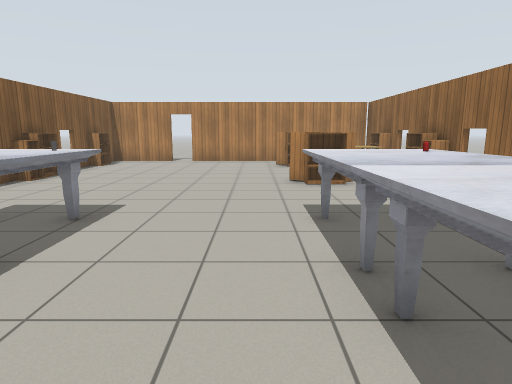
view 1 (above)

14 first-person views from a walk through a world built for the Gazebo simulator. The camera is 1.2 m above the floor, tilts 10° down and sees 75° across. Floor lines are 1 m apart. The floor is counted in squares, 1 m on a side. Each view is taken from the middle of a square. On the plan, view 1 faces up. The plan holds only what a view shows up to about 14 squares ahead; the rest is blank. Robots are left out. Gazebo's built-in surfaces are drawn with simple patterns. Simple shapes stand in for some stock models.

view 2
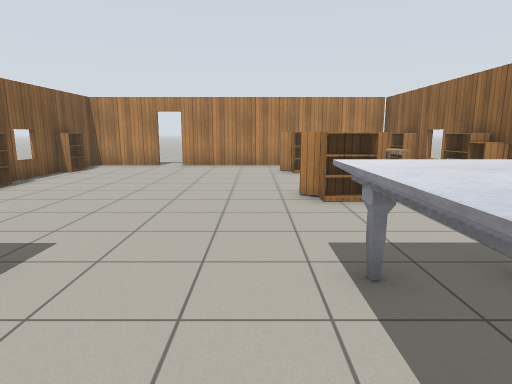

view 3
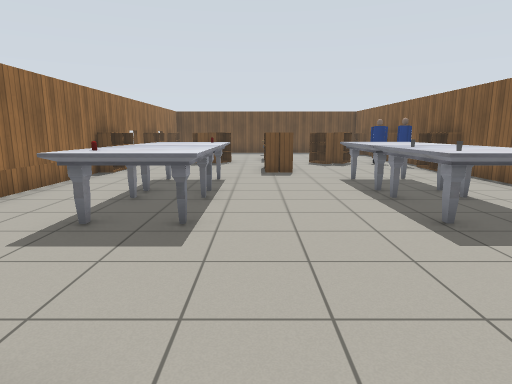

view 4
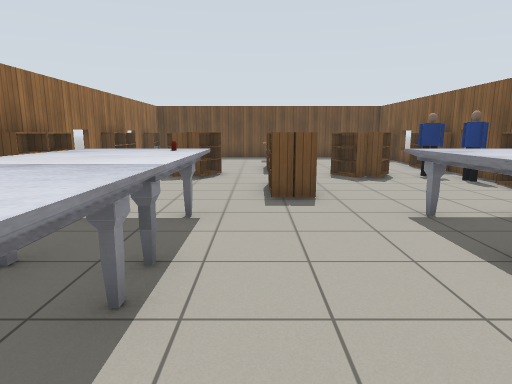

view 5
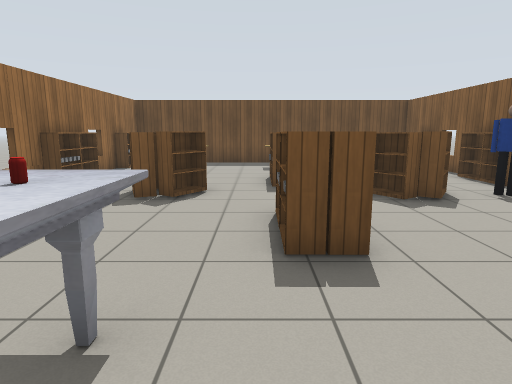

view 6
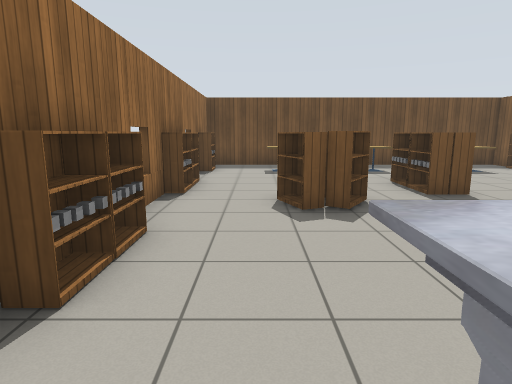

view 7
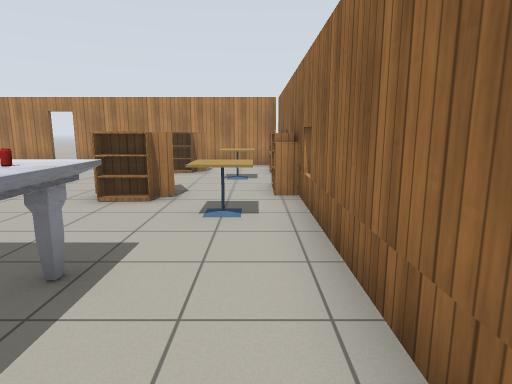

view 8
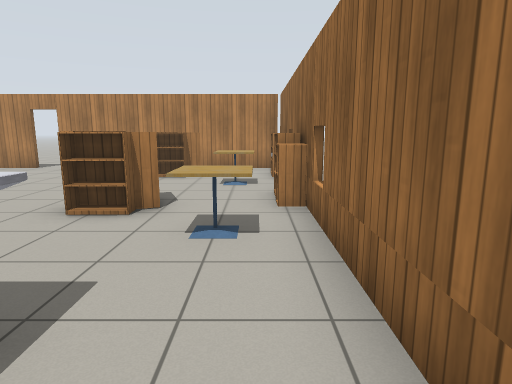

view 9
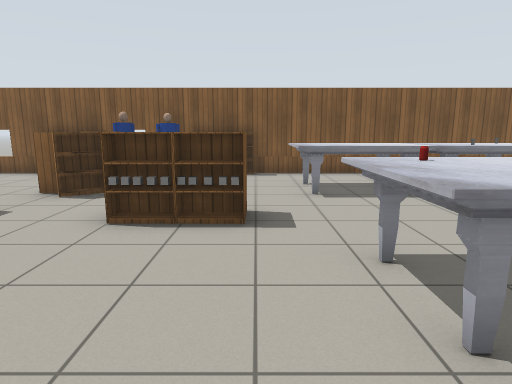

view 10
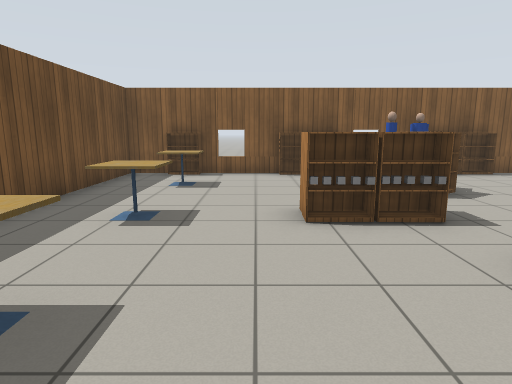

view 11
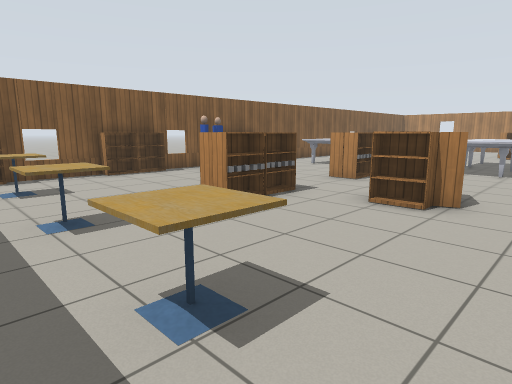

view 12
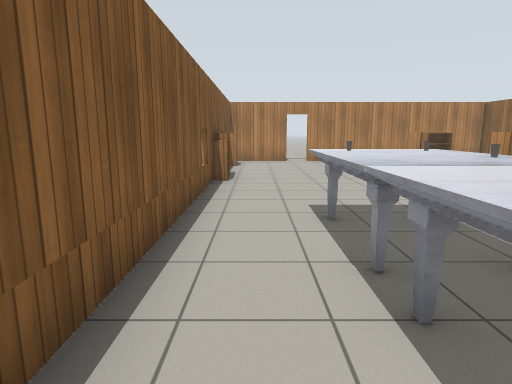

view 13
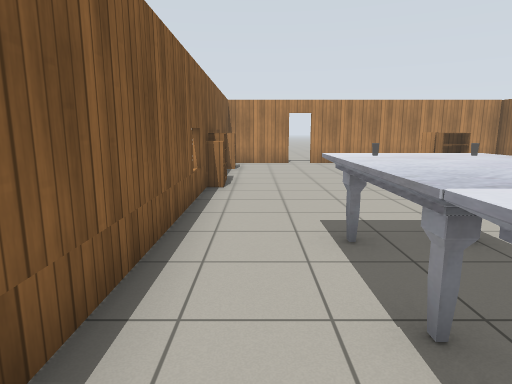

view 14
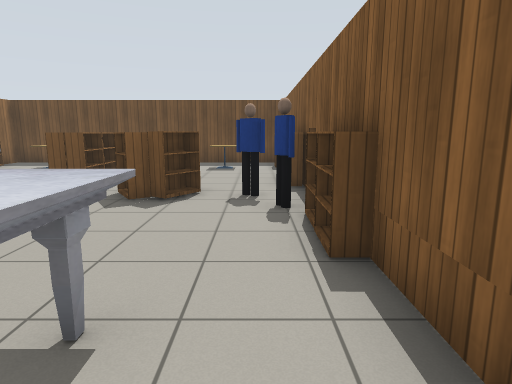

### Floor plan
Points are (right, up) in squares from view 1. A wall is a line through its corners. A room is listed if a view was taken in it or the views show most of it. See-through windows are left out.
Room 1 (views 1, 2, 3, 4, 5, 6, 7, 8, 9, 10, 11, 12, 13, 14)
walls: (4.8, -1.5) (4.8, 7.5); (-6.1, -2.4) (-6.1, -5.6); (4.8, -5.5) (4.8, -3.4); (4.8, 9.4) (4.8, 14.6) (-2.9, 14.6); (-6.1, -7.4) (-6.1, -11.8) (4.8, -11.8) (4.8, -7.4); (-3.6, 14.6) (-6.1, 14.6) (-6.1, -0.6)
ways out: open door at (-3.5, 15)
objects: bookshelf (-6, -10); bookshelf (-6, -7); bookshelf (-6, -6); bookshelf (-6, -2); bookshelf (-6, -1); bookshelf (-6, 9); bookshelf (-6, 13); person (-5, -4); cabinet (-5, 9); cafe table (-4, -10); bookshelf (-4, -5) to (-3, -4); marble table (-4, 0) to (-3, 2); marble table (-4, 3) to (-3, 4); bookshelf (-3, -5); bookshelf (-2, -5); cafe table (-1, -10); bookshelf (-1, -7); bookshelf (-1, -6); bookshelf (-1, -3) to (-1, -2); bookshelf (-1, -1); other object (0, -7); other object (0, -6); bookshelf (1, -5) to (2, -5); drink can (1, 0); marble table (1, 0) to (2, 2); marble table (1, 3) to (2, 5); bookshelf (1, 8) to (2, 8); bookshelf (1, 9); bookshelf (1, 13); cafe table (2, -10); bookshelf (2, -4); drink can (2, 4); bookshelf (2, 9); bookshelf (2, 12); bookshelf (2, 13); cafe table (3, 7) to (4, 7); cafe table (3, 11) to (4, 11); cabinet (4, 9); bookshelf (5, -10); bookshelf (5, -7); bookshelf (5, -6); bookshelf (5, -3); bookshelf (5, -2); bookshelf (5, 9); bookshelf (5, 13)

Where each view was taken, in squares from view 1:
view 1: 0 up, 0 right, facing up
view 2: 2 up, 0 right, facing up
view 3: 9 up, 0 right, facing down
view 4: 5 up, 0 right, facing down
view 5: 2 up, 0 right, facing down
view 6: 1 up, 3 right, facing down
view 7: 2 up, 4 right, facing up
view 8: 3 up, 4 right, facing up
view 9: 1 down, 4 right, facing left
view 10: 8 down, 4 right, facing left
view 11: 11 down, 4 right, facing up-left
view 12: 0 up, 5 left, facing up
view 13: 1 up, 5 left, facing up
view 14: 2 up, 5 left, facing down
